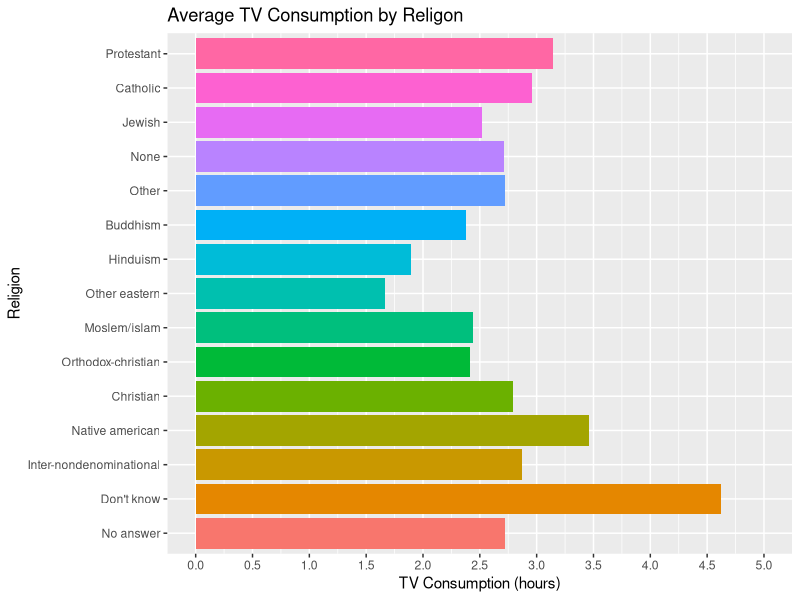
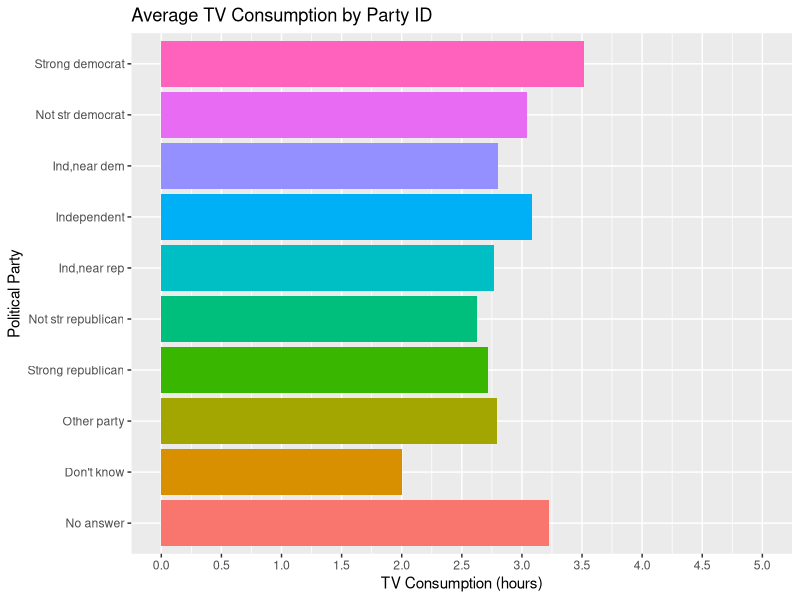
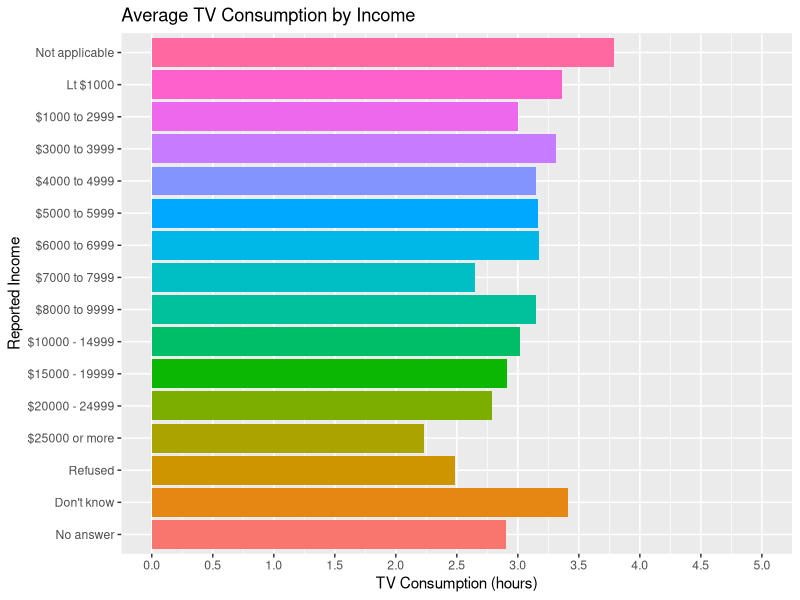

Write the R code that produced these figures, in order.
## ---- chunk 1
knitr::opts_chunk$set(
	echo = FALSE,
	message = FALSE,
	warning = FALSE
)
## ---- chunk 2
library(tidyverse)
## ---- chunk 3
tvhours_by_relig <- gss_cat %>%
  group_by(relig) %>% 
  summarise(avg_tvhours = mean(tvhours,
                               na.rm = TRUE)) %>% 
  drop_na(relig)

ggplot(data = tvhours_by_relig,
       mapping = aes(x = relig,
                     y = avg_tvhours,
                     fill = relig)) +
  geom_col(show.legend = FALSE)+
  coord_flip() +
  labs(title = "Average TV Consumption by Religon",
       x = "Religion",
       y = "TV Consumption (hours)") +
  scale_y_continuous(limits = c(0, 5),
                     breaks = seq(0, 5, by = 0.5))
## ---- chunk 4
tvhours_by_partyid <- gss_cat %>%
  group_by(partyid) %>% 
  summarise(avg_tvhours = mean(tvhours,
                               na.rm = TRUE)) %>% 
  drop_na(partyid)

ggplot(data = tvhours_by_partyid,
       mapping = aes(x = partyid,
                     y = avg_tvhours,
                     fill = partyid)) +
  geom_col(show.legend = FALSE)+
  coord_flip() +
  labs(title = "Average TV Consumption by Party ID",
       x = "Political Party",
       y = "TV Consumption (hours)") +
  scale_y_continuous(limits = c(0, 5),
                     breaks = seq(0, 5, by = 0.5))
## ---- chunk 5
tvhours_by_rincome <- gss_cat %>%
  group_by(rincome) %>% 
  summarise(avg_tvhours = mean(tvhours,
                               na.rm = TRUE)) %>% 
  drop_na(rincome)

ggplot(data = tvhours_by_rincome,
       mapping = aes(x = rincome,
                     y = avg_tvhours,
                     fill = rincome)) +
  geom_col(show.legend = FALSE)+
  coord_flip() +
  labs(title = "Average TV Consumption by Income",
       x = "Reported Income",
       y = "TV Consumption (hours)") +
  scale_y_continuous(limits = c(0, 5),
                     breaks = seq(0, 5, by = 0.5))
